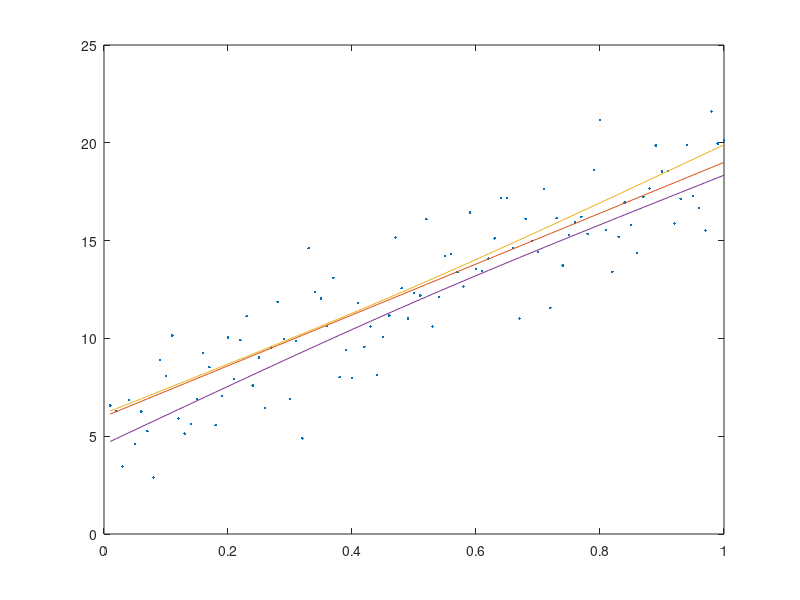

This chart was generated by the following MATLAB code:
%linregestconf.m
clear all, clf
N = 100; x = ( (1:N)/N )';
beta = [6;13]; sigma = 2;
X = [ones(N,1),x];
y = X*beta + sigma*randn(N,1);
plot(x,y,'.');
betahat = X'*X\(X'*y)
sigmahat = norm(y - X*betahat)/sqrt(N)
tquant = icdf('t',0.975,N-2)
ucl = zeros(1,N); lcl = zeros(1,N);
rl = zeros(1,N); el = zeros(1,N);
u=0;
for i=1:N
    u = u + 1/N;
    a = [1;u];
    rl(i) = a'*beta;
    ucl(i) = a'*betahat + tquant*norm(y - X*betahat)* ...
        sqrt(a'*inv(X'*X)*a)/sqrt(N-2);
    lcl(i) = a'*betahat - tquant*norm(y - X*betahat)* ...
        sqrt(a'*inv(X'*X)*a)/sqrt(N-2);
end
hold on
plot(x,rl), plot(x,ucl),plot(x,lcl)
hold off
